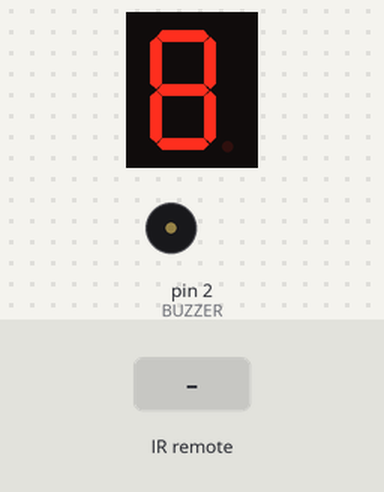
The sketch below on a simulated Arduino Uno, built with avr-gcc and run on an emulated ATmega328P. Parts: 1-digit seven-segment display, buzzer (waves = sounding, pin HIGH). Wiring (inferred from the names in the program): 1-digit 7-segment display, segments lit when HIGH: segments pin 13, pin 12, pin 7, pin 9, pin 8, pin 11, pin 10. The inputs (shaded band) are chosen by the test bench. The segment pins are drawn as the display they are named for; pins used as bus, display or sensor lines are not drawn.

Above: at 1.2 s.
1.3 s: infrared code 0xD50 received
At 2.3 s:
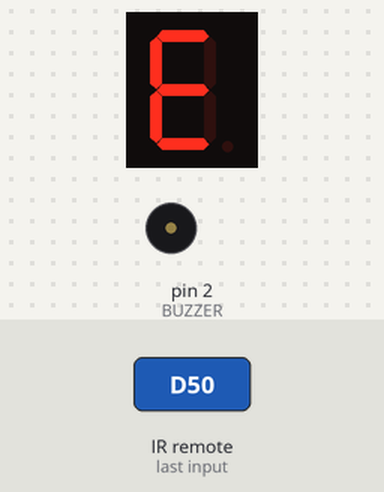
3.0 s: infrared code 0xD50 received
At 3.5 s:
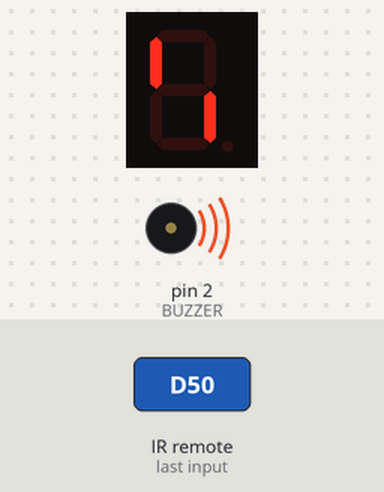
5.2 s: infrared code 0xD50 received
At 6.6 s:
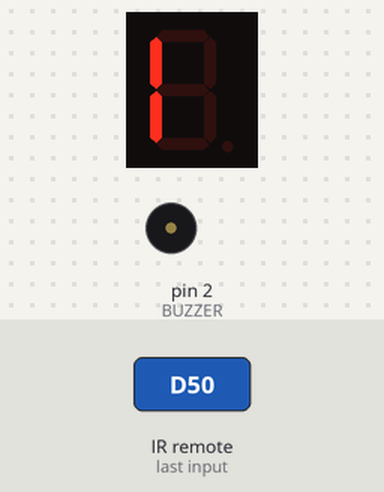
6.9 s: infrared code 0xD50 received
At 7.8 s:
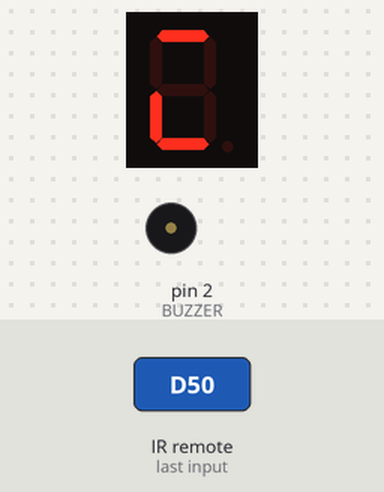
8.6 s: infrared code 0x54E received
At 9.1 s:
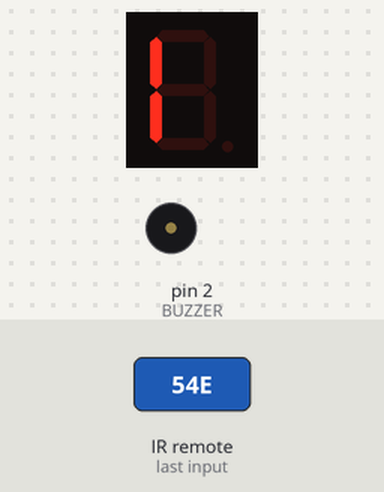
Timing chart, 0 to 11.3 s (numbered marks = the images above; inputs shaded):
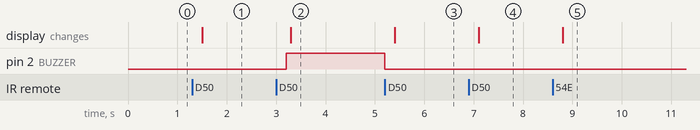

Measured:
- after the input at 1.3 s, the display: changes after 0.20 s (image 1)
- after the input at 3.0 s, pin 2 (BUZZER): LOW → HIGH after 0.20 s; the display: changes after 0.30 s (image 2)
- after the input at 5.2 s, pin 2 (BUZZER): HIGH → LOW at once; the display: changes after 0.20 s (image 3)
- after the input at 6.9 s, the display: changes after 0.20 s (image 4)
- after the input at 8.6 s, the display: changes after 0.20 s (image 5)

The sketch:

7segment-testing.ino
```cpp
#define PIN_A 13
#define PIN_B 12
#define PIN_C 7
#define PIN_D 9
#define PIN_E 8
#define PIN_F 11
#define PIN_G 10
#define BUZZER 2

#include <IRremote.h>

const int RECV_PIN = 6;
IRrecv irrecv(RECV_PIN);
decode_results results;
int number = 0;


void displayprint() {
  switch (number) {

    case 0:
      digitalWrite(PIN_A, LOW);
      digitalWrite(PIN_B, LOW);
      digitalWrite(PIN_C, LOW);
      digitalWrite(PIN_D, LOW);
      digitalWrite(PIN_E, LOW);
      digitalWrite(PIN_F, LOW);
      digitalWrite(PIN_G, HIGH);
      break;

    case 1:
      digitalWrite(PIN_A, HIGH);
      digitalWrite(PIN_B, LOW);
      digitalWrite(PIN_C, LOW);
      digitalWrite(PIN_D, HIGH);
      digitalWrite(PIN_E, HIGH);
      digitalWrite(PIN_F, HIGH);
      digitalWrite(PIN_G, HIGH);
      break;

    case 2:
      digitalWrite(PIN_A, LOW);
      digitalWrite(PIN_B, LOW);
      digitalWrite(PIN_C, HIGH);
      digitalWrite(PIN_D, LOW);
      digitalWrite(PIN_E, LOW);
      digitalWrite(PIN_F, HIGH);
      digitalWrite(PIN_G, LOW);
      break;

    case 3:
      digitalWrite(PIN_A, LOW);
      digitalWrite(PIN_B, LOW);
      digitalWrite(PIN_C, LOW);
      digitalWrite(PIN_D, LOW);
      digitalWrite(PIN_E, HIGH);
      digitalWrite(PIN_F, HIGH);
      digitalWrite(PIN_G, LOW);
      break;

    case 4:
      digitalWrite(PIN_A, HIGH);
      digitalWrite(PIN_B, LOW);
      digitalWrite(PIN_C, LOW);
      digitalWrite(PIN_D, HIGH);
      digitalWrite(PIN_E, HIGH);
      digitalWrite(PIN_F, LOW);
      digitalWrite(PIN_G, LOW);
      break;

    case 5:
      digitalWrite(PIN_A, LOW);
      digitalWrite(PIN_B, HIGH);
      digitalWrite(PIN_C, LOW);
      digitalWrite(PIN_D, LOW);
      digitalWrite(PIN_E, HIGH);
      digitalWrite(PIN_F, LOW);
      digitalWrite(PIN_G, LOW);
      break;

    case 6:
      digitalWrite(PIN_A, LOW);
      digitalWrite(PIN_B, HIGH);
      digitalWrite(PIN_C, LOW);
      digitalWrite(PIN_D, LOW);
      digitalWrite(PIN_E, LOW);
      digitalWrite(PIN_F, LOW);
      digitalWrite(PIN_G, LOW);
      break;

    case 7:
      digitalWrite(PIN_A, LOW);
      digitalWrite(PIN_B, LOW);
      digitalWrite(PIN_C, LOW);
      digitalWrite(PIN_D, HIGH);
      digitalWrite(PIN_E, HIGH);
      digitalWrite(PIN_F, HIGH);
      digitalWrite(PIN_G, HIGH);
      break;

    case 8:
      digitalWrite(PIN_A, LOW);
      digitalWrite(PIN_B, LOW);
      digitalWrite(PIN_C, LOW);
      digitalWrite(PIN_D, LOW);
      digitalWrite(PIN_E, LOW);
      digitalWrite(PIN_F, LOW);
      digitalWrite(PIN_G, LOW);
      break;

    case 9:
      digitalWrite(PIN_A, LOW);
      digitalWrite(PIN_B, LOW);
      digitalWrite(PIN_C, LOW);
      digitalWrite(PIN_D, LOW);
      digitalWrite(PIN_E, HIGH);
      digitalWrite(PIN_F, LOW);
      digitalWrite(PIN_G, LOW);
      break;
  }
}

void setup()
{
  irrecv.enableIRIn();
  irrecv.blink13(true);

  pinMode(BUZZER, OUTPUT);

  pinMode(PIN_A, OUTPUT);
  pinMode(PIN_B, OUTPUT);
  pinMode(PIN_C, OUTPUT);
  pinMode(PIN_D, OUTPUT);
  pinMode(PIN_E, OUTPUT);
  pinMode(PIN_F, OUTPUT);
  pinMode(PIN_G, OUTPUT);

  digitalWrite(PIN_A, LOW);
  digitalWrite(PIN_B, LOW);
  digitalWrite(PIN_C, LOW);
  digitalWrite(PIN_D, LOW);
  digitalWrite(PIN_E, LOW);
  digitalWrite(PIN_F, LOW);
}

void loop()
{

  if (irrecv.decode(&results)) {

    switch (results.value) {
      case 0xD50: // Butão do next
        number++;
        delay(200);
    }

    switch (results.value) {
      case 0x54E: // Butão do previous
        number--;
        delay(200);

    }

    irrecv.resume();
  }
  if (number < 0 || number > 9)
    number = 0;

  switch (number) {

    case 0:


      digitalWrite(PIN_A, HIGH);
      digitalWrite(PIN_B, HIGH);
      digitalWrite(PIN_C, HIGH);
      digitalWrite(PIN_D, HIGH);
      digitalWrite(PIN_E, HIGH);
      digitalWrite(PIN_F, HIGH);
      digitalWrite(PIN_G, HIGH);
      break;

    case 1:

      digitalWrite(PIN_A, HIGH);
      digitalWrite(PIN_B, LOW);
      digitalWrite(PIN_C, LOW);
      digitalWrite(PIN_D, HIGH);
      digitalWrite(PIN_E, HIGH);
      digitalWrite(PIN_F, HIGH);
      digitalWrite(PIN_G, HIGH);
      break;

    case 2:
      digitalWrite(BUZZER, HIGH);
      delay(100);
      digitalWrite(BUZZER, LOW);

      digitalWrite(PIN_A, LOW);
      digitalWrite(PIN_B, LOW);
      digitalWrite(PIN_C, HIGH);
      digitalWrite(PIN_D, LOW);
      digitalWrite(PIN_E, LOW);
      digitalWrite(PIN_F, HIGH);
      digitalWrite(PIN_G, LOW);
      break;

    case 3:
      digitalWrite(PIN_A, LOW);
      digitalWrite(PIN_B, LOW);
      digitalWrite(PIN_C, LOW);
      digitalWrite(PIN_D, LOW);
      digitalWrite(PIN_E, HIGH);
      digitalWrite(PIN_F, HIGH);
      digitalWrite(PIN_G, LOW);
      break;

    case 4:


      digitalWrite(PIN_A, HIGH);
      digitalWrite(PIN_B, LOW);
      digitalWrite(PIN_C, LOW);
      digitalWrite(PIN_D, HIGH);
      digitalWrite(PIN_E, HIGH);
      digitalWrite(PIN_F, LOW);
      digitalWrite(PIN_G, LOW);
      break;

    case 5:


      digitalWrite(PIN_A, LOW);
      digitalWrite(PIN_B, HIGH);
      digitalWrite(PIN_C, LOW);
      digitalWrite(PIN_D, LOW);
      digitalWrite(PIN_E, HIGH);
      digitalWrite(PIN_F, LOW);
      digitalWrite(PIN_G, LOW);
      break;

    case 6:


      digitalWrite(PIN_A, LOW);
      digitalWrite(PIN_B, HIGH);
      digitalWrite(PIN_C, LOW);
      digitalWrite(PIN_D, LOW);
      digitalWrite(PIN_E, LOW);
      digitalWrite(PIN_F, LOW);
      digitalWrite(PIN_G, LOW);
      break;

    case 7:


      digitalWrite(PIN_A, LOW);
      digitalWrite(PIN_B, LOW);
      digitalWrite(PIN_C, LOW);
      digitalWrite(PIN_D, HIGH);
      digitalWrite(PIN_E, HIGH);
      digitalWrite(PIN_F, HIGH);
      digitalWrite(PIN_G, HIGH);
      break;

    case 8:


      digitalWrite(PIN_A, LOW);
      digitalWrite(PIN_B, LOW);
      digitalWrite(PIN_C, LOW);
      digitalWrite(PIN_D, LOW);
      digitalWrite(PIN_E, LOW);
      digitalWrite(PIN_F, LOW);
      digitalWrite(PIN_G, LOW);
      break;

    case 9:


      digitalWrite(PIN_A, LOW);
      digitalWrite(PIN_B, LOW);
      digitalWrite(PIN_C, LOW);
      digitalWrite(PIN_D, LOW);
      digitalWrite(PIN_E, HIGH);
      digitalWrite(PIN_F, LOW);
      digitalWrite(PIN_G, LOW);
      break;
  }

}
```
